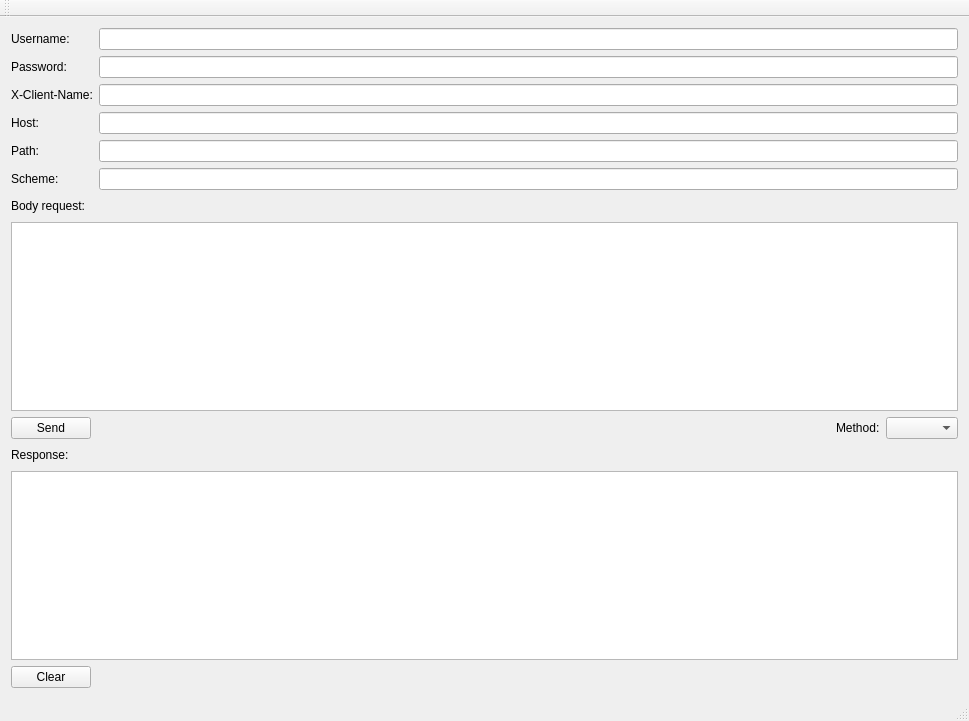
<?xml version="1.0" encoding="UTF-8"?>
<ui version="4.0">
 <class>MainWindow</class>
 <widget class="QMainWindow" name="MainWindow">
  <property name="geometry">
   <rect>
    <x>0</x>
    <y>0</y>
    <width>969</width>
    <height>721</height>
   </rect>
  </property>
  <property name="windowTitle">
   <string>ProfitRestClient</string>
  </property>
  <widget class="QWidget" name="centralWidget">
   <layout class="QVBoxLayout" name="verticalLayout_4">
    <item>
     <layout class="QHBoxLayout" name="horizontalLayout">
      <item>
       <layout class="QVBoxLayout" name="verticalLayout_3">
        <item>
         <widget class="QLabel" name="labelUserName">
          <property name="text">
           <string>Username:</string>
          </property>
         </widget>
        </item>
        <item>
         <widget class="QLabel" name="labelPassword">
          <property name="text">
           <string>Password:</string>
          </property>
         </widget>
        </item>
        <item>
         <widget class="QLabel" name="label">
          <property name="text">
           <string>X-Client-Name:</string>
          </property>
         </widget>
        </item>
        <item>
         <widget class="QLabel" name="labelHost">
          <property name="text">
           <string>Host:</string>
          </property>
         </widget>
        </item>
        <item>
         <widget class="QLabel" name="labelPath">
          <property name="text">
           <string>Path:</string>
          </property>
         </widget>
        </item>
        <item>
         <widget class="QLabel" name="labelScheme">
          <property name="text">
           <string>Scheme:</string>
          </property>
         </widget>
        </item>
       </layout>
      </item>
      <item>
       <layout class="QVBoxLayout" name="verticalLayout_2">
        <item>
         <widget class="QLineEdit" name="lineEditUserName"/>
        </item>
        <item>
         <widget class="QLineEdit" name="lineEditPassword">
          <property name="echoMode">
           <enum>QLineEdit::Password</enum>
          </property>
         </widget>
        </item>
        <item>
         <widget class="QLineEdit" name="lineEditClientName"/>
        </item>
        <item>
         <widget class="QLineEdit" name="lineEditHost"/>
        </item>
        <item>
         <widget class="QLineEdit" name="lineEditPath"/>
        </item>
        <item>
         <widget class="QLineEdit" name="lineEditScheme"/>
        </item>
       </layout>
      </item>
     </layout>
    </item>
    <item>
     <layout class="QVBoxLayout" name="verticalLayout">
      <item>
       <layout class="QHBoxLayout" name="horizontalLayout_7">
        <item>
         <widget class="QLabel" name="labelBodyRequest">
          <property name="text">
           <string>Body request:</string>
          </property>
         </widget>
        </item>
        <item>
         <spacer name="horizontalSpacer">
          <property name="orientation">
           <enum>Qt::Horizontal</enum>
          </property>
          <property name="sizeHint" stdset="0">
           <size>
            <width>40</width>
            <height>20</height>
           </size>
          </property>
         </spacer>
        </item>
       </layout>
      </item>
      <item>
       <widget class="QTextEdit" name="textEditBodyRequest"/>
      </item>
      <item>
       <layout class="QHBoxLayout" name="horizontalLayout_2">
        <item>
         <widget class="QPushButton" name="pushButtonSend">
          <property name="text">
           <string>Send</string>
          </property>
         </widget>
        </item>
        <item>
         <spacer name="horizontalSpacer_2">
          <property name="orientation">
           <enum>Qt::Horizontal</enum>
          </property>
          <property name="sizeHint" stdset="0">
           <size>
            <width>40</width>
            <height>20</height>
           </size>
          </property>
         </spacer>
        </item>
        <item>
         <layout class="QHBoxLayout" name="horizontalLayout_8">
          <item>
           <widget class="QLabel" name="labelMethod">
            <property name="text">
             <string>Method:</string>
            </property>
            <property name="margin">
             <number>5</number>
            </property>
           </widget>
          </item>
          <item>
           <widget class="QComboBox" name="comboBoxMethod">
            <property name="currentIndex">
             <number>-1</number>
            </property>
           </widget>
          </item>
         </layout>
        </item>
       </layout>
      </item>
      <item>
       <layout class="QHBoxLayout" name="horizontalLayout_3">
        <item>
         <widget class="QLabel" name="labelResponse">
          <property name="text">
           <string>Response:</string>
          </property>
         </widget>
        </item>
        <item>
         <widget class="QLabel" name="labelStatus">
          <property name="text">
           <string/>
          </property>
         </widget>
        </item>
        <item>
         <spacer name="horizontalSpacer_4">
          <property name="orientation">
           <enum>Qt::Horizontal</enum>
          </property>
          <property name="sizeHint" stdset="0">
           <size>
            <width>40</width>
            <height>20</height>
           </size>
          </property>
         </spacer>
        </item>
       </layout>
      </item>
      <item>
       <widget class="QTextEdit" name="textEditResponse"/>
      </item>
      <item>
       <layout class="QHBoxLayout" name="horizontalLayout_10">
        <item>
         <widget class="QPushButton" name="pushButtonClear">
          <property name="text">
           <string>Clear</string>
          </property>
         </widget>
        </item>
        <item>
         <spacer name="horizontalSpacer_3">
          <property name="orientation">
           <enum>Qt::Horizontal</enum>
          </property>
          <property name="sizeHint" stdset="0">
           <size>
            <width>40</width>
            <height>20</height>
           </size>
          </property>
         </spacer>
        </item>
       </layout>
      </item>
     </layout>
    </item>
   </layout>
  </widget>
  <widget class="QMenuBar" name="menuBar">
   <property name="geometry">
    <rect>
     <x>0</x>
     <y>0</y>
     <width>969</width>
     <height>21</height>
    </rect>
   </property>
  </widget>
  <widget class="QToolBar" name="mainToolBar">
   <attribute name="toolBarArea">
    <enum>TopToolBarArea</enum>
   </attribute>
   <attribute name="toolBarBreak">
    <bool>false</bool>
   </attribute>
  </widget>
  <widget class="QStatusBar" name="statusBar"/>
 </widget>
 <layoutdefault spacing="6" margin="11"/>
 <resources/>
 <connections>
  <connection>
   <sender>pushButtonClear</sender>
   <signal>clicked()</signal>
   <receiver>textEditResponse</receiver>
   <slot>clear()</slot>
   <hints>
    <hint type="sourcelabel">
     <x>54</x>
     <y>676</y>
    </hint>
    <hint type="destinationlabel">
     <x>53</x>
     <y>646</y>
    </hint>
   </hints>
  </connection>
  <connection>
   <sender>pushButtonClear</sender>
   <signal>clicked()</signal>
   <receiver>labelStatus</receiver>
   <slot>clear()</slot>
   <hints>
    <hint type="sourcelabel">
     <x>69</x>
     <y>670</y>
    </hint>
    <hint type="destinationlabel">
     <x>67</x>
     <y>464</y>
    </hint>
   </hints>
  </connection>
 </connections>
</ui>
